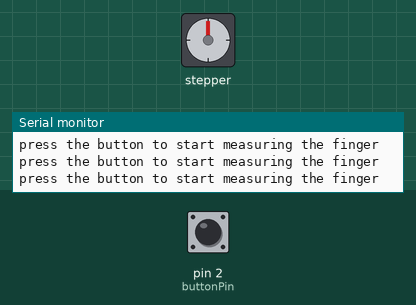
Simulated run of this sketch. Board: Arduino Uno, built with avr-gcc and run on an emulated ATmega328P. Parts: stepper motor, the last lines printed to the serial monitor. The test bench sets the inputs (shaded band); at power-on: pin 2 (buttonPin) LOW. Stepper angles assume 4096 steps per turn.

Above: at 1.2 s.
1.3 s: pin 2 (buttonPin) pulled HIGH for 0.15 s
At 1.64 s:
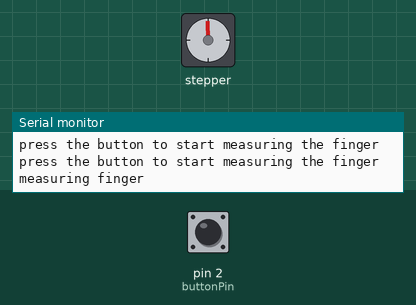
4.3 s: pin 2 (buttonPin) pulled HIGH for 1 s
At 5.2 s:
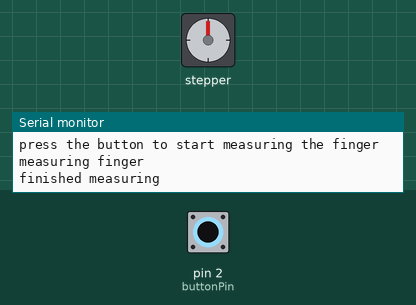
Timing chart, 0 to 7.3 s (numbered marks = the images above; inputs shaded):
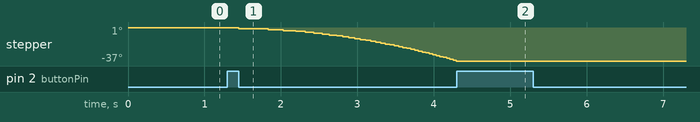

Measured:
- after the input at 1.3 s, stepper: keeps turning counter-clockwise at about 13°/s, starting after 0.15 s
- after the input at 4.3 s, stepper: stops changing and stays -37°

The sketch:

TheraGo_V4_ResetButton.ino
```cpp
#include <AccelStepper.h>

#define FULLSTEP   4
#define HALFSTEP   8

#define buttonPin  2
#define redLed     3
#define greenLed   4

#define motorPin1  8     // Blue   - 28BYJ48 pin 1
#define motorPin2  9     // Pink   - 28BYJ48 pin 2
#define motorPin3  10    // Yellow - 28BYJ48 pin 3
#define motorPin4  11    // Orange - 28BYJ48 pin 4

int finger1Time = 0;     // finger size measured in time to open/close
int finger1Status = 1;   // 1 = open, 0 = closed

int buttonState;
int lastButtonState = LOW;

unsigned long lastDebounceTime = 0;
unsigned long debounceDelay = 50;

int buttonLastCount = 0;


AccelStepper stepper1(HALFSTEP, motorPin1, motorPin3, motorPin2, motorPin4);

void setup() {
  stepper1.setMaxSpeed(1000.0);
  stepper1.setAcceleration(100.0);
  stepper1.setSpeed(700);

  pinMode(buttonPin, INPUT);

  Serial.begin(9600);
}

void moveMotor(AccelStepper stepper, int ftime, int fstatus){
  int initialTime = millis();
  if(fstatus == 1) {
    while(millis()-initialTime <= ftime) {
        stepper.move(stepper.currentPosition()+1);
        stepper.run();
    }
  }
  if(fstatus == 0) {
    while(millis()-initialTime <= ftime) {
        stepper.move(stepper.currentPosition()-1);
        stepper.run();
    }
  }
}

void initialPosition(AccelStepper stepper, int ftime, int fstatus) {
  int initialTime = millis();
  if(fstatus == 0) {
    while(millis()-initialTime <= ftime) {
        stepper.move(stepper.currentPosition()-1);
        stepper.run();
    }
  }
}

int measureFinger(AccelStepper stepper) {
  Serial.println("measuring finger");
  int initialTime = millis();
  digitalWrite(redLed, HIGH);
  digitalWrite(greenLed, HIGH);
  while(true) {
    stepper.move(stepper.currentPosition()-1);
    stepper.run();
    if(buttonPressed() && buttonLastCount == 2) {
        digitalWrite(redLed, LOW);
        digitalWrite(greenLed, LOW);
        Serial.println("finished measuring");
        return (millis()-initialTime);
    }
  }
}

bool buttonPressed() {
  // read the state of the switch into a local variable:
  int reading = digitalRead(buttonPin);

  // If the switch changed, due to noise or pressing:
  if (reading != lastButtonState) {
    // reset the debouncing timer
    lastDebounceTime = millis();
  }

  if ((millis() - lastDebounceTime) > debounceDelay) {
    // whatever the reading is at, it's been there for longer than the debounce
    // delay, so take it as the actual current state:

    // if the button state has changed:
    if (reading != buttonState) {
      buttonState = reading;

      // only toggle the LED if the new button state is HIGH
      if (buttonState == HIGH) {
        buttonLastCount++;
        lastButtonState = reading;
        return true;
      }
    }
  }

  // save the reading. Next time through the loop, it'll be the lastButtonState:
  lastButtonState = reading;
  return false;
}

void loop() {
  // in the first loop, the glove enters in the "wait for measure mode"
  while (buttonLastCount == 0) {
    Serial.println("press the button to start measuring the finger");
    if(buttonPressed()) {
      finger1Time = measureFinger(stepper1);
      Serial.println("finger time = "+finger1Time);
    }
  }
}
```
